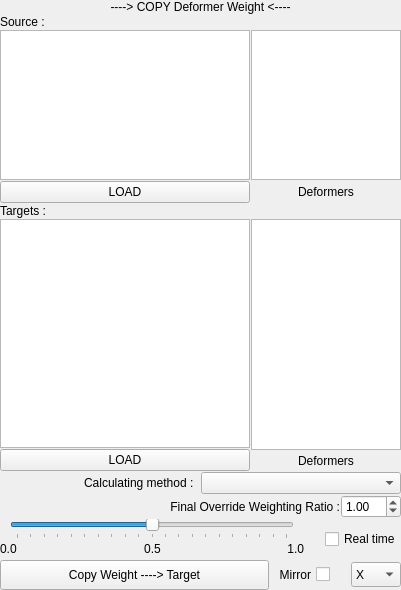
<?xml version="1.0" encoding="UTF-8"?>
<ui version="4.0">
 <class>Form</class>
 <widget class="QWidget" name="Form">
  <property name="geometry">
   <rect>
    <x>0</x>
    <y>0</y>
    <width>401</width>
    <height>590</height>
   </rect>
  </property>
  <property name="windowTitle">
   <string>Form</string>
  </property>
  <layout class="QVBoxLayout" name="verticalLayout_8">
   <property name="spacing">
    <number>1</number>
   </property>
   <property name="leftMargin">
    <number>0</number>
   </property>
   <property name="topMargin">
    <number>0</number>
   </property>
   <property name="rightMargin">
    <number>0</number>
   </property>
   <property name="bottomMargin">
    <number>0</number>
   </property>
   <item>
    <widget class="QLabel" name="label">
     <property name="text">
      <string>----&gt; COPY Deformer Weight &lt;----</string>
     </property>
     <property name="alignment">
      <set>Qt::AlignCenter</set>
     </property>
    </widget>
   </item>
   <item>
    <widget class="QWidget" name="widget" native="true">
     <layout class="QVBoxLayout" name="verticalLayout_6">
      <property name="spacing">
       <number>1</number>
      </property>
      <property name="leftMargin">
       <number>0</number>
      </property>
      <property name="topMargin">
       <number>0</number>
      </property>
      <property name="rightMargin">
       <number>0</number>
      </property>
      <property name="bottomMargin">
       <number>0</number>
      </property>
      <item>
       <widget class="QLabel" name="src_label">
        <property name="text">
         <string>Source : </string>
        </property>
       </widget>
      </item>
      <item>
       <widget class="QWidget" name="widget_15" native="true">
        <layout class="QHBoxLayout" name="horizontalLayout_7">
         <property name="spacing">
          <number>1</number>
         </property>
         <property name="leftMargin">
          <number>0</number>
         </property>
         <property name="topMargin">
          <number>0</number>
         </property>
         <property name="rightMargin">
          <number>0</number>
         </property>
         <property name="bottomMargin">
          <number>0</number>
         </property>
         <item>
          <widget class="QWidget" name="widget_10" native="true">
           <layout class="QVBoxLayout" name="verticalLayout_2">
            <property name="spacing">
             <number>1</number>
            </property>
            <property name="leftMargin">
             <number>0</number>
            </property>
            <property name="topMargin">
             <number>0</number>
            </property>
            <property name="rightMargin">
             <number>0</number>
            </property>
            <property name="bottomMargin">
             <number>0</number>
            </property>
            <item>
             <widget class="QListWidget" name="src_list">
              <property name="sizePolicy">
               <sizepolicy hsizetype="Expanding" vsizetype="Maximum">
                <horstretch>0</horstretch>
                <verstretch>0</verstretch>
               </sizepolicy>
              </property>
              <property name="minimumSize">
               <size>
                <width>250</width>
                <height>0</height>
               </size>
              </property>
              <property name="maximumSize">
               <size>
                <width>16777215</width>
                <height>150</height>
               </size>
              </property>
              <property name="editTriggers">
               <set>QAbstractItemView::DoubleClicked|QAbstractItemView::EditKeyPressed</set>
              </property>
              <property name="selectionMode">
               <enum>QAbstractItemView::MultiSelection</enum>
              </property>
             </widget>
            </item>
            <item>
             <widget class="QPushButton" name="loadSrc_btn">
              <property name="minimumSize">
               <size>
                <width>0</width>
                <height>20</height>
               </size>
              </property>
              <property name="text">
               <string>LOAD</string>
              </property>
             </widget>
            </item>
           </layout>
          </widget>
         </item>
         <item>
          <widget class="QWidget" name="widget_11" native="true">
           <layout class="QVBoxLayout" name="verticalLayout_3">
            <property name="spacing">
             <number>1</number>
            </property>
            <property name="leftMargin">
             <number>0</number>
            </property>
            <property name="topMargin">
             <number>0</number>
            </property>
            <property name="rightMargin">
             <number>0</number>
            </property>
            <property name="bottomMargin">
             <number>0</number>
            </property>
            <item>
             <widget class="QListWidget" name="srcDef_list">
              <property name="sizePolicy">
               <sizepolicy hsizetype="Expanding" vsizetype="Maximum">
                <horstretch>0</horstretch>
                <verstretch>0</verstretch>
               </sizepolicy>
              </property>
              <property name="minimumSize">
               <size>
                <width>150</width>
                <height>0</height>
               </size>
              </property>
              <property name="maximumSize">
               <size>
                <width>16777215</width>
                <height>150</height>
               </size>
              </property>
              <property name="editTriggers">
               <set>QAbstractItemView::DoubleClicked|QAbstractItemView::EditKeyPressed</set>
              </property>
              <property name="alternatingRowColors">
               <bool>true</bool>
              </property>
              <property name="selectionMode">
               <enum>QAbstractItemView::SingleSelection</enum>
              </property>
             </widget>
            </item>
            <item>
             <widget class="QLabel" name="label_2">
              <property name="minimumSize">
               <size>
                <width>0</width>
                <height>20</height>
               </size>
              </property>
              <property name="text">
               <string>Deformers</string>
              </property>
              <property name="alignment">
               <set>Qt::AlignCenter</set>
              </property>
             </widget>
            </item>
           </layout>
          </widget>
         </item>
        </layout>
       </widget>
      </item>
     </layout>
    </widget>
   </item>
   <item>
    <widget class="QWidget" name="widget_2" native="true">
     <layout class="QVBoxLayout" name="verticalLayout_7">
      <property name="spacing">
       <number>1</number>
      </property>
      <property name="leftMargin">
       <number>0</number>
      </property>
      <property name="topMargin">
       <number>0</number>
      </property>
      <property name="rightMargin">
       <number>0</number>
      </property>
      <property name="bottomMargin">
       <number>0</number>
      </property>
      <item>
       <widget class="QLabel" name="target_label">
        <property name="text">
         <string>Targets :</string>
        </property>
       </widget>
      </item>
      <item>
       <widget class="QWidget" name="widget_14" native="true">
        <layout class="QHBoxLayout" name="horizontalLayout_8">
         <property name="spacing">
          <number>1</number>
         </property>
         <property name="leftMargin">
          <number>0</number>
         </property>
         <property name="topMargin">
          <number>0</number>
         </property>
         <property name="rightMargin">
          <number>0</number>
         </property>
         <property name="bottomMargin">
          <number>0</number>
         </property>
         <item>
          <widget class="QWidget" name="widget_12" native="true">
           <layout class="QVBoxLayout" name="verticalLayout_4">
            <property name="spacing">
             <number>1</number>
            </property>
            <property name="leftMargin">
             <number>0</number>
            </property>
            <property name="topMargin">
             <number>0</number>
            </property>
            <property name="rightMargin">
             <number>0</number>
            </property>
            <property name="bottomMargin">
             <number>0</number>
            </property>
            <item>
             <widget class="QListWidget" name="target_list">
              <property name="minimumSize">
               <size>
                <width>250</width>
                <height>0</height>
               </size>
              </property>
              <property name="editTriggers">
               <set>QAbstractItemView::DoubleClicked|QAbstractItemView::EditKeyPressed</set>
              </property>
              <property name="selectionMode">
               <enum>QAbstractItemView::MultiSelection</enum>
              </property>
             </widget>
            </item>
            <item>
             <widget class="QPushButton" name="loadTarget_btn">
              <property name="minimumSize">
               <size>
                <width>0</width>
                <height>20</height>
               </size>
              </property>
              <property name="text">
               <string>LOAD</string>
              </property>
             </widget>
            </item>
           </layout>
          </widget>
         </item>
         <item>
          <widget class="QWidget" name="widget_13" native="true">
           <layout class="QVBoxLayout" name="verticalLayout_5">
            <property name="spacing">
             <number>1</number>
            </property>
            <property name="leftMargin">
             <number>0</number>
            </property>
            <property name="topMargin">
             <number>0</number>
            </property>
            <property name="rightMargin">
             <number>0</number>
            </property>
            <property name="bottomMargin">
             <number>0</number>
            </property>
            <item>
             <widget class="QListWidget" name="targetDef_list">
              <property name="minimumSize">
               <size>
                <width>150</width>
                <height>0</height>
               </size>
              </property>
              <property name="editTriggers">
               <set>QAbstractItemView::DoubleClicked|QAbstractItemView::EditKeyPressed</set>
              </property>
              <property name="alternatingRowColors">
               <bool>true</bool>
              </property>
              <property name="selectionMode">
               <enum>QAbstractItemView::SingleSelection</enum>
              </property>
             </widget>
            </item>
            <item>
             <widget class="QLabel" name="label_3">
              <property name="minimumSize">
               <size>
                <width>0</width>
                <height>20</height>
               </size>
              </property>
              <property name="text">
               <string>Deformers</string>
              </property>
              <property name="alignment">
               <set>Qt::AlignCenter</set>
              </property>
             </widget>
            </item>
           </layout>
          </widget>
         </item>
        </layout>
       </widget>
      </item>
     </layout>
    </widget>
   </item>
   <item>
    <widget class="QWidget" name="widget_3" native="true">
     <layout class="QHBoxLayout" name="horizontalLayout_4">
      <property name="spacing">
       <number>1</number>
      </property>
      <property name="leftMargin">
       <number>0</number>
      </property>
      <property name="topMargin">
       <number>0</number>
      </property>
      <property name="rightMargin">
       <number>0</number>
      </property>
      <property name="bottomMargin">
       <number>0</number>
      </property>
      <item>
       <widget class="QLabel" name="calculate_label">
        <property name="text">
         <string>Calculating method :  </string>
        </property>
        <property name="alignment">
         <set>Qt::AlignRight|Qt::AlignTrailing|Qt::AlignVCenter</set>
        </property>
       </widget>
      </item>
      <item>
       <widget class="QComboBox" name="calculate_combo"/>
      </item>
     </layout>
    </widget>
   </item>
   <item>
    <widget class="QWidget" name="widget_4" native="true">
     <layout class="QHBoxLayout" name="horizontalLayout_5" stretch="0,0">
      <property name="spacing">
       <number>1</number>
      </property>
      <property name="leftMargin">
       <number>0</number>
      </property>
      <property name="topMargin">
       <number>0</number>
      </property>
      <property name="rightMargin">
       <number>0</number>
      </property>
      <property name="bottomMargin">
       <number>0</number>
      </property>
      <item>
       <widget class="QLabel" name="ratio_label">
        <property name="text">
         <string>Final Override Weighting Ratio :</string>
        </property>
        <property name="alignment">
         <set>Qt::AlignRight|Qt::AlignTrailing|Qt::AlignVCenter</set>
        </property>
       </widget>
      </item>
      <item>
       <widget class="QDoubleSpinBox" name="ratio_spinbox">
        <property name="sizePolicy">
         <sizepolicy hsizetype="Maximum" vsizetype="Fixed">
          <horstretch>0</horstretch>
          <verstretch>0</verstretch>
         </sizepolicy>
        </property>
        <property name="minimumSize">
         <size>
          <width>60</width>
          <height>0</height>
         </size>
        </property>
        <property name="alignment">
         <set>Qt::AlignLeading|Qt::AlignLeft|Qt::AlignVCenter</set>
        </property>
        <property name="minimum">
         <double>0.000000000000000</double>
        </property>
        <property name="maximum">
         <double>10.000000000000000</double>
        </property>
        <property name="singleStep">
         <double>0.100000000000000</double>
        </property>
        <property name="value">
         <double>1.000000000000000</double>
        </property>
       </widget>
      </item>
     </layout>
    </widget>
   </item>
   <item>
    <widget class="QWidget" name="widget_6" native="true">
     <layout class="QHBoxLayout" name="horizontalLayout_3">
      <property name="spacing">
       <number>1</number>
      </property>
      <property name="leftMargin">
       <number>0</number>
      </property>
      <property name="topMargin">
       <number>0</number>
      </property>
      <property name="rightMargin">
       <number>0</number>
      </property>
      <property name="bottomMargin">
       <number>0</number>
      </property>
      <item>
       <widget class="QWidget" name="widget_7" native="true">
        <layout class="QVBoxLayout" name="verticalLayout">
         <property name="spacing">
          <number>0</number>
         </property>
         <property name="leftMargin">
          <number>0</number>
         </property>
         <property name="topMargin">
          <number>0</number>
         </property>
         <property name="rightMargin">
          <number>0</number>
         </property>
         <property name="bottomMargin">
          <number>0</number>
         </property>
         <item>
          <widget class="QWidget" name="widget_9" native="true">
           <layout class="QHBoxLayout" name="horizontalLayout">
            <property name="spacing">
             <number>0</number>
            </property>
            <property name="leftMargin">
             <number>0</number>
            </property>
            <property name="topMargin">
             <number>0</number>
            </property>
            <property name="rightMargin">
             <number>0</number>
            </property>
            <property name="bottomMargin">
             <number>0</number>
            </property>
            <item>
             <spacer name="horizontalSpacer_3">
              <property name="orientation">
               <enum>Qt::Horizontal</enum>
              </property>
              <property name="sizeType">
               <enum>QSizePolicy::Maximum</enum>
              </property>
              <property name="sizeHint" stdset="0">
               <size>
                <width>10</width>
                <height>20</height>
               </size>
              </property>
             </spacer>
            </item>
            <item>
             <widget class="QSlider" name="realtimeRatio_slider">
              <property name="maximum">
               <number>20</number>
              </property>
              <property name="pageStep">
               <number>1</number>
              </property>
              <property name="value">
               <number>10</number>
              </property>
              <property name="orientation">
               <enum>Qt::Horizontal</enum>
              </property>
              <property name="invertedAppearance">
               <bool>false</bool>
              </property>
              <property name="invertedControls">
               <bool>false</bool>
              </property>
              <property name="tickPosition">
               <enum>QSlider::TicksBelow</enum>
              </property>
             </widget>
            </item>
            <item>
             <spacer name="horizontalSpacer_4">
              <property name="orientation">
               <enum>Qt::Horizontal</enum>
              </property>
              <property name="sizeType">
               <enum>QSizePolicy::Maximum</enum>
              </property>
              <property name="sizeHint" stdset="0">
               <size>
                <width>10</width>
                <height>20</height>
               </size>
              </property>
             </spacer>
            </item>
           </layout>
          </widget>
         </item>
         <item>
          <widget class="QWidget" name="widget_8" native="true">
           <layout class="QHBoxLayout" name="horizontalLayout_2">
            <property name="spacing">
             <number>0</number>
            </property>
            <property name="leftMargin">
             <number>0</number>
            </property>
            <property name="topMargin">
             <number>0</number>
            </property>
            <property name="rightMargin">
             <number>0</number>
            </property>
            <property name="bottomMargin">
             <number>0</number>
            </property>
            <item>
             <widget class="QLabel" name="zero_label">
              <property name="text">
               <string>0.0</string>
              </property>
              <property name="alignment">
               <set>Qt::AlignLeading|Qt::AlignLeft|Qt::AlignVCenter</set>
              </property>
             </widget>
            </item>
            <item>
             <spacer name="horizontalSpacer">
              <property name="orientation">
               <enum>Qt::Horizontal</enum>
              </property>
              <property name="sizeType">
               <enum>QSizePolicy::MinimumExpanding</enum>
              </property>
              <property name="sizeHint" stdset="0">
               <size>
                <width>96</width>
                <height>20</height>
               </size>
              </property>
             </spacer>
            </item>
            <item>
             <widget class="QLabel" name="one_label">
              <property name="text">
               <string>0.5</string>
              </property>
              <property name="alignment">
               <set>Qt::AlignCenter</set>
              </property>
             </widget>
            </item>
            <item>
             <spacer name="horizontalSpacer_2">
              <property name="orientation">
               <enum>Qt::Horizontal</enum>
              </property>
              <property name="sizeType">
               <enum>QSizePolicy::MinimumExpanding</enum>
              </property>
              <property name="sizeHint" stdset="0">
               <size>
                <width>95</width>
                <height>20</height>
               </size>
              </property>
             </spacer>
            </item>
            <item>
             <widget class="QLabel" name="half_label">
              <property name="text">
               <string>1.0</string>
              </property>
              <property name="alignment">
               <set>Qt::AlignRight|Qt::AlignTrailing|Qt::AlignVCenter</set>
              </property>
             </widget>
            </item>
           </layout>
          </widget>
         </item>
        </layout>
       </widget>
      </item>
      <item>
       <spacer name="horizontalSpacer_5">
        <property name="orientation">
         <enum>Qt::Horizontal</enum>
        </property>
        <property name="sizeType">
         <enum>QSizePolicy::Maximum</enum>
        </property>
        <property name="sizeHint" stdset="0">
         <size>
          <width>20</width>
          <height>20</height>
         </size>
        </property>
       </spacer>
      </item>
      <item>
       <widget class="QCheckBox" name="realtime_chbox">
        <property name="text">
         <string>Real time</string>
        </property>
       </widget>
      </item>
     </layout>
     <zorder>realtime_chbox</zorder>
     <zorder>widget_7</zorder>
     <zorder>horizontalSpacer_5</zorder>
    </widget>
   </item>
   <item>
    <widget class="QWidget" name="widget_5" native="true">
     <layout class="QHBoxLayout" name="horizontalLayout_6">
      <property name="spacing">
       <number>1</number>
      </property>
      <property name="leftMargin">
       <number>0</number>
      </property>
      <property name="topMargin">
       <number>0</number>
      </property>
      <property name="rightMargin">
       <number>0</number>
      </property>
      <property name="bottomMargin">
       <number>0</number>
      </property>
      <item>
       <widget class="QPushButton" name="copy_btn">
        <property name="minimumSize">
         <size>
          <width>0</width>
          <height>30</height>
         </size>
        </property>
        <property name="text">
         <string>Copy Weight ----&gt; Target</string>
        </property>
       </widget>
      </item>
      <item>
       <widget class="QCheckBox" name="mirror_chbox">
        <property name="minimumSize">
         <size>
          <width>0</width>
          <height>25</height>
         </size>
        </property>
        <property name="maximumSize">
         <size>
          <width>60</width>
          <height>16777215</height>
         </size>
        </property>
        <property name="layoutDirection">
         <enum>Qt::RightToLeft</enum>
        </property>
        <property name="text">
         <string>Mirror</string>
        </property>
       </widget>
      </item>
      <item>
       <spacer name="horizontalSpacer_6">
        <property name="orientation">
         <enum>Qt::Horizontal</enum>
        </property>
        <property name="sizeType">
         <enum>QSizePolicy::Maximum</enum>
        </property>
        <property name="sizeHint" stdset="0">
         <size>
          <width>20</width>
          <height>20</height>
         </size>
        </property>
       </spacer>
      </item>
      <item>
       <widget class="QComboBox" name="mirror_combo">
        <property name="minimumSize">
         <size>
          <width>0</width>
          <height>25</height>
         </size>
        </property>
        <property name="maximumSize">
         <size>
          <width>50</width>
          <height>16777215</height>
         </size>
        </property>
        <property name="currentIndex">
         <number>0</number>
        </property>
        <item>
         <property name="text">
          <string>X</string>
         </property>
        </item>
        <item>
         <property name="text">
          <string>-X</string>
         </property>
        </item>
        <item>
         <property name="text">
          <string>Y</string>
         </property>
        </item>
        <item>
         <property name="text">
          <string>-Y</string>
         </property>
        </item>
        <item>
         <property name="text">
          <string>Z</string>
         </property>
        </item>
        <item>
         <property name="text">
          <string>-Z</string>
         </property>
        </item>
       </widget>
      </item>
     </layout>
    </widget>
   </item>
  </layout>
 </widget>
 <resources/>
 <connections/>
</ui>
